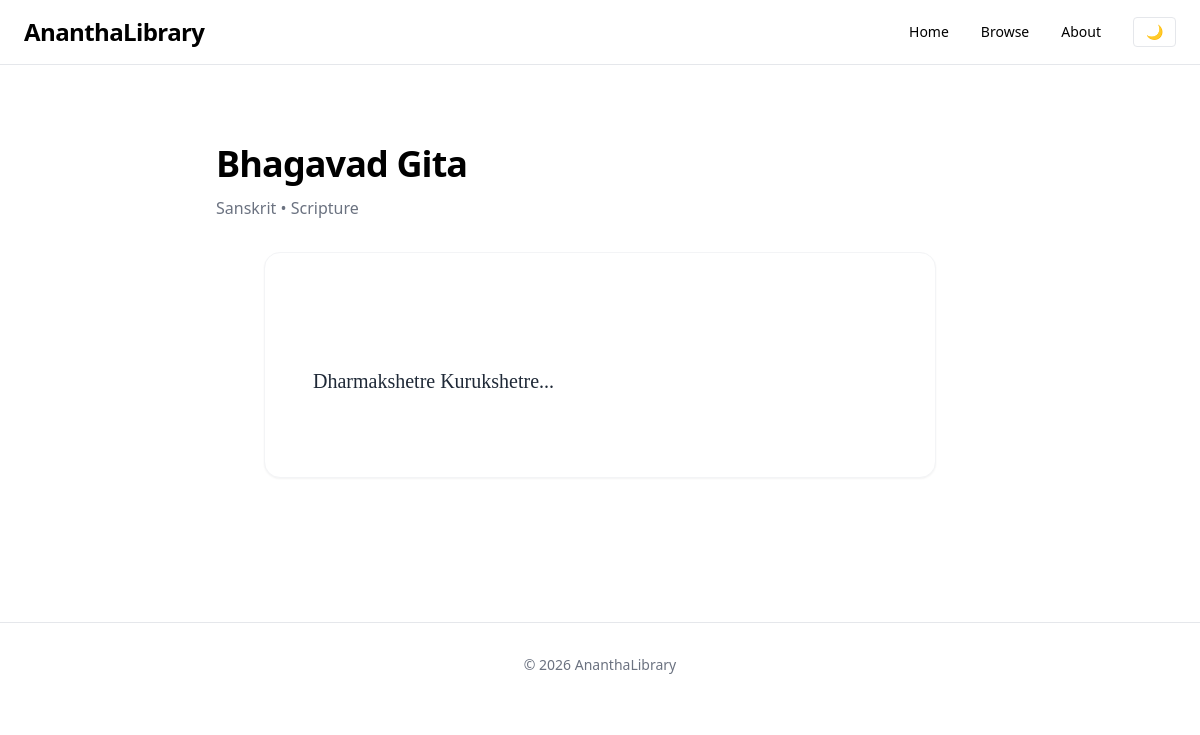
The page /document/bhagavad-gita on the database its author committed.
### app/models/document.py (models this page shows)
class Document(Base):
    __tablename__ = "documents"
    id = Column(String, primary_key=True, index=True)
    title = Column(String, nullable=False)
    slug = Column(String, unique=True, index=True)
    language = Column(String)
    category = Column(String)
    content = Column(Text)

### app/routers/document.py (the view)
@router.get("/document/{slug}")
def document_detail(request: Request, slug: str):
    repo = DocumentRepository()
    doc = repo.get_by_slug(slug)
    if not doc:
        return templates.TemplateResponse(
            "document.html",
            {
                "request": request,
                "doc": None
            }
        )
    return templates.TemplateResponse(
        "document.html",
        {
            "request": request,
            "doc": doc
        }
    )

### app/templates/document.html
{% extends "layout.html" %}
{% block content %}
{% if doc %}
<div class="max-w-3xl mx-auto">
    <h1 class="text-4xl font-bold tracking-tight mb-3">
        {{ doc.title }}
    </h1>
    <p class="text-gray-500 mb-8">
        {{ doc.language }} • {{ doc.category }}
    </p>
<div class="bg-white dark:bg-gray-900 p-12 rounded-2xl shadow-sm border border-gray-100
            leading-8 text-xl text-gray-800 dark:text-gray-200
            whitespace-pre-line max-w-2xl mx-auto"
     style="font-family: 'EB Garamond', serif;">
        {{ doc.content }}
    </div>
</div>
{% else %}
<div class="text-center py-20">
    <h2 class="text-xl font-semibold text-gray-700">Document not found</h2>
</div>
{% endif %}
{% endblock %}

### app/templates/layout.html (style rules this page uses)
html { scroll-behavior: smooth; }

### rows shown on the page
Document: title "Bhagavad Gita", language "Sanskrit", category "Scripture", content "Dharmakshetre Kurukshetre..."
